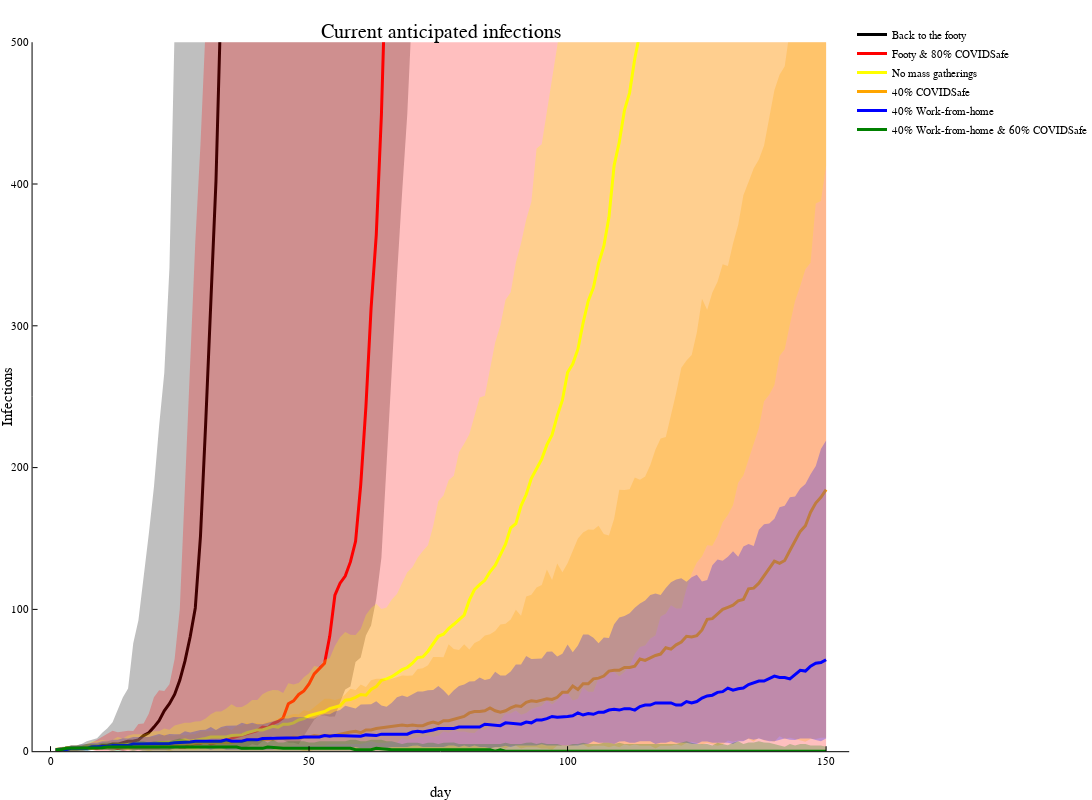

The cell this chart's notebook holds for it:
### Code cell
plot([],title="Current anticipated infections",xlabel="day",ylabel="Infections",ylimit=(0,500),label=false,size=(1200,800))
EpiSim.plotquantiles(It0,:black,"Back to the footy")
EpiSim.plotquantiles(It1,:red,"Footy & 80% COVIDSafe")
EpiSim.plotquantiles(It2,:yellow,"No mass gatherings")
EpiSim.plotquantiles(It3,:orange,"40% COVIDSafe")
EpiSim.plotquantiles(It4,:blue,"40% Work-from-home")
EpiSim.plotquantiles(It5,:green,"40% Work-from-home & 60% COVIDSafe")

### Figure 1 — Plotly figure (JSON) as saved in the notebook; plotly's stock layout.template omitted (floating-point values rounded to 4 significant figures; data arrays with more than 128 entries replaced by an {"elided": "..."} marker saying what was removed)
{"data": [{"colorbar": {"title": ""}, "fill": "tozeroy", "fillcolor": "rgba(0, 0, 0, 0.250)", "legendgroup": "Back to the footy", "line": {"color": "rgba(0, 0, 0, 1.000)", "dash": "solid", "shape": "linear", "width": 0}, "mode": "lines", "name": "Back to the footy", "showlegend": false, "type": "scatter", "x": {"elided": "300 int values"}, "xaxis": "x1", "y": {"elided": "300 float values"}, "yaxis": "y1", "zmax": null, "zmin": null}, {"colorbar": {"title": ""}, "legendgroup": "Back to the footy", "line": {"color": "rgba(0, 0, 0, 1.000)", "dash": "solid", "shape": "linear", "width": 3}, "mode": "lines", "name": "Back to the footy", "showlegend": true, "type": "scatter", "x": {"elided": "150 int values"}, "xaxis": "x1", "y": {"elided": "150 float values"}, "yaxis": "y1", "zmax": null, "zmin": null}, {"colorbar": {"title": ""}, "fill": "tozeroy", "fillcolor": "rgba(255, 0, 0, 0.250)", "legendgroup": "Footy & 80% COVIDSafe", "line": {"color": "rgba(255, 0, 0, 1.000)", "dash": "solid", "shape": "linear", "width": 0}, "mode": "lines", "name": "Footy & 80% COVIDSafe", "showlegend": false, "type": "scatter", "x": {"elided": "300 int values"}, "xaxis": "x1", "y": {"elided": "300 float values"}, "yaxis": "y1", "zmax": null, "zmin": null}, {"colorbar": {"title": ""}, "legendgroup": "Footy & 80% COVIDSafe", "line": {"color": "rgba(255, 0, 0, 1.000)", "dash": "solid", "shape": "linear", "width": 3}, "mode": "lines", "name": "Footy & 80% COVIDSafe", "showlegend": true, "type": "scatter", "x": {"elided": "150 int values"}, "xaxis": "x1", "y": {"elided": "150 float values"}, "yaxis": "y1", "zmax": null, "zmin": null}, {"colorbar": {"title": ""}, "fill": "tozeroy", "fillcolor": "rgba(255, 255, 0, 0.250)", "legendgroup": "No mass gatherings", "line": {"color": "rgba(255, 255, 0, 1.000)", "dash": "solid", "shape": "linear", "width": 0}, "mode": "lines", "name": "No mass gatherings", "showlegend": false, "type": "scatter", "x": {"elided": "300 int values"}, "xaxis": "x1", "y": {"elided": "300 float values"}, "yaxis": "y1", "zmax": null, "zmin": null}, {"colorbar": {"title": ""}, "legendgroup": "No mass gatherings", "line": {"color": "rgba(255, 255, 0, 1.000)", "dash": "solid", "shape": "linear", "width": 3}, "mode": "lines", "name": "No mass gatherings", "showlegend": true, "type": "scatter", "x": {"elided": "150 int values"}, "xaxis": "x1", "y": {"elided": "150 float values"}, "yaxis": "y1", "zmax": null, "zmin": null}, {"colorbar": {"title": ""}, "fill": "tozeroy", "fillcolor": "rgba(255, 165, 0, 0.250)", "legendgroup": "40% COVIDSafe", "line": {"color": "rgba(255, 165, 0, 1.000)", "dash": "solid", "shape": "linear", "width": 0}, "mode": "lines", "name": "40% COVIDSafe", "showlegend": false, "type": "scatter", "x": {"elided": "300 int values"}, "xaxis": "x1", "y": {"elided": "300 float values"}, "yaxis": "y1", "zmax": null, "zmin": null}, {"colorbar": {"title": ""}, "legendgroup": "40% COVIDSafe", "line": {"color": "rgba(255, 165, 0, 1.000)", "dash": "solid", "shape": "linear", "width": 3}, "mode": "lines", "name": "40% COVIDSafe", "showlegend": true, "type": "scatter", "x": {"elided": "150 int values"}, "xaxis": "x1", "y": {"elided": "150 float values"}, "yaxis": "y1", "zmax": null, "zmin": null}, {"colorbar": {"title": ""}, "fill": "tozeroy", "fillcolor": "rgba(0, 0, 255, 0.250)", "legendgroup": "40% Work-from-home", "line": {"color": "rgba(0, 0, 255, 1.000)", "dash": "solid", "shape": "linear", "width": 0}, "mode": "lines", "name": "40% Work-from-home", "showlegend": false, "type": "scatter", "x": {"elided": "300 int values"}, "xaxis": "x1", "y": {"elided": "300 float values"}, "yaxis": "y1", "zmax": null, "zmin": null}, {"colorbar": {"title": ""}, "legendgroup": "40% Work-from-home", "line": {"color": "rgba(0, 0, 255, 1.000)", "dash": "solid", "shape": "linear", "width": 3}, "mode": "lines", "name": "40% Work-from-home", "showlegend": true, "type": "scatter", "x": {"elided": "150 int values"}, "xaxis": "x1", "y": {"elided": "150 float values"}, "yaxis": "y1", "zmax": null, "zmin": null}, {"colorbar": {"title": ""}, "fill": "tozeroy", "fillcolor": "rgba(0, 128, 0, 0.250)", "legendgroup": "40% Work-from-home & 60% COVIDSafe", "line": {"color": "rgba(0, 128, 0, 1.000)", "dash": "solid", "shape": "linear", "width": 0}, "mode": "lines", "name": "40% Work-from-home & 60% COVIDSafe", "showlegend": false, "type": "scatter", "x": {"elided": "300 int values"}, "xaxis": "x1", "y": {"elided": "300 float values"}, "yaxis": "y1", "zmax": null, "zmin": null}, {"colorbar": {"title": ""}, "legendgroup": "40% Work-from-home & 60% COVIDSafe", "line": {"color": "rgba(0, 128, 0, 1.000)", "dash": "solid", "shape": "linear", "width": 3}, "mode": "lines", "name": "40% Work-from-home & 60% COVIDSafe", "showlegend": true, "type": "scatter", "x": {"elided": "150 int values"}, "xaxis": "x1", "y": {"elided": "150 float values"}, "yaxis": "y1", "zmax": null, "zmin": null}], "layout": {"annotations": [{"font": {"color": "rgba(0, 0, 0, 1.000)", "family": "sans-serif", "size": 20}, "rotation": 0, "showarrow": false, "text": "Current anticipated infections", "x": 0.5175, "xanchor": "center", "xref": "paper", "y": 1, "yanchor": "top", "yref": "paper"}], "height": 800, "legend": {"bgcolor": "rgba(255, 255, 255, 1.000)", "bordercolor": "rgba(0, 0, 0, 1.000)", "font": {"color": "rgba(0, 0, 0, 1.000)", "family": "sans-serif", "size": 11}, "tracegroupgap": 0, "x": 1, "y": 1}, "margin": {"b": 20, "l": 0, "r": 0, "t": 20}, "paper_bgcolor": "rgba(255, 255, 255, 1.000)", "plot_bgcolor": "rgba(255, 255, 255, 1.000)", "showlegend": true, "width": 1200, "xaxis": {"anchor": "y1", "domain": [0.03823, 0.9967], "gridcolor": "rgba(0, 0, 0, 0.100)", "gridwidth": 0.5, "linecolor": "rgba(0, 0, 0, 1.000)", "mirror": false, "range": [-3.47, 154.5], "showgrid": false, "showline": true, "showticklabels": true, "tickangle": 0, "tickcolor": "rgb(0, 0, 0)", "tickfont": {"color": "rgba(0, 0, 0, 1.000)", "family": "sans-serif", "size": 11}, "tickmode": "array", "ticks": "inside", "ticktext": ["0", "50", "100", "150"], "tickvals": [0, 50, 100, 150], "title": "day", "titlefont": {"color": "rgba(0, 0, 0, 1.000)", "family": "sans-serif", "size": 15}, "type": "-", "visible": true, "zeroline": false, "zerolinecolor": "rgba(0, 0, 0, 1.000)"}, "yaxis": {"anchor": "x1", "domain": [0.03791, 0.9708], "gridcolor": "rgba(0, 0, 0, 0.100)", "gridwidth": 0.5, "linecolor": "rgba(0, 0, 0, 1.000)", "mirror": false, "range": [0, 500], "showgrid": false, "showline": true, "showticklabels": true, "tickangle": 0, "tickcolor": "rgb(0, 0, 0)", "tickfont": {"color": "rgba(0, 0, 0, 1.000)", "family": "sans-serif", "size": 11}, "tickmode": "array", "ticks": "inside", "ticktext": ["0", "100", "200", "300", "400", "500"], "tickvals": [0, 100, 200, 300, 400, 500], "title": "Infections", "titlefont": {"color": "rgba(0, 0, 0, 1.000)", "family": "sans-serif", "size": 15}, "type": "-", "visible": true, "zeroline": false, "zerolinecolor": "rgba(0, 0, 0, 1.000)"}}}
